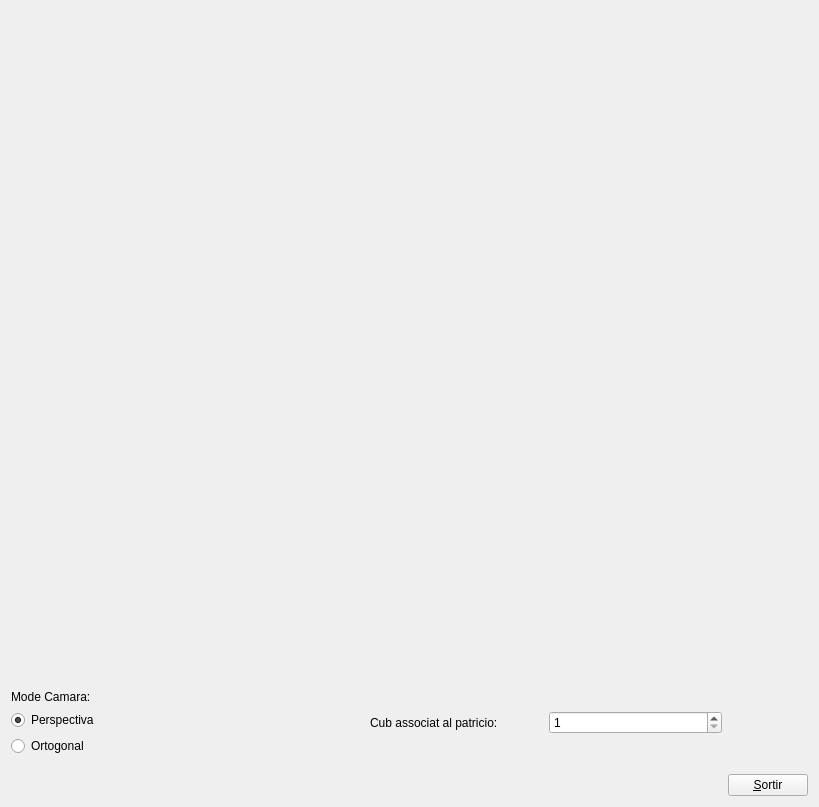
<?xml version="1.0" encoding="UTF-8"?>
<ui version="4.0">
 <class>MyForm</class>
 <widget class="QWidget" name="MyForm">
  <property name="geometry">
   <rect>
    <x>0</x>
    <y>0</y>
    <width>819</width>
    <height>807</height>
   </rect>
  </property>
  <property name="windowTitle">
   <string>IDI-Lab</string>
  </property>
  <layout class="QGridLayout" name="gridLayout">
   <item row="0" column="0">
    <layout class="QVBoxLayout" name="verticalLayout_4">
     <item>
      <widget class="MyGLWidget" name="widget" native="true">
       <property name="sizePolicy">
        <sizepolicy hsizetype="Expanding" vsizetype="Expanding">
         <horstretch>0</horstretch>
         <verstretch>0</verstretch>
        </sizepolicy>
       </property>
       <property name="minimumSize">
        <size>
         <width>50</width>
         <height>50</height>
        </size>
       </property>
      </widget>
     </item>
     <item>
      <layout class="QHBoxLayout" name="horizontalLayout">
       <item>
        <layout class="QVBoxLayout" name="verticalLayout_3">
         <item>
          <widget class="QLabel" name="label">
           <property name="text">
            <string>Mode Camara:</string>
           </property>
          </widget>
         </item>
         <item>
          <widget class="QRadioButton" name="radioButton">
           <property name="text">
            <string>Perspectiva</string>
           </property>
           <property name="checked">
            <bool>true</bool>
           </property>
          </widget>
         </item>
         <item>
          <widget class="QRadioButton" name="radioButton_2">
           <property name="text">
            <string>Ortogonal</string>
           </property>
          </widget>
         </item>
         <item>
          <spacer name="verticalSpacer_2">
           <property name="orientation">
            <enum>Qt::Vertical</enum>
           </property>
           <property name="sizeType">
            <enum>QSizePolicy::Minimum</enum>
           </property>
           <property name="sizeHint" stdset="0">
            <size>
             <width>20</width>
             <height>40</height>
            </size>
           </property>
          </spacer>
         </item>
        </layout>
       </item>
       <item>
        <layout class="QVBoxLayout" name="verticalLayout_2">
         <item>
          <layout class="QHBoxLayout" name="horizontalLayout_2">
           <item>
            <widget class="QLabel" name="label_2">
             <property name="text">
              <string>Cub associat al patricio:</string>
             </property>
            </widget>
           </item>
           <item>
            <widget class="QSpinBox" name="spinBox">
             <property name="minimum">
              <number>1</number>
             </property>
             <property name="maximum">
              <number>3</number>
             </property>
            </widget>
           </item>
          </layout>
         </item>
         <item>
          <spacer name="verticalSpacer_3">
           <property name="orientation">
            <enum>Qt::Vertical</enum>
           </property>
           <property name="sizeType">
            <enum>QSizePolicy::Minimum</enum>
           </property>
           <property name="sizeHint" stdset="0">
            <size>
             <width>20</width>
             <height>40</height>
            </size>
           </property>
          </spacer>
         </item>
        </layout>
       </item>
      </layout>
     </item>
    </layout>
   </item>
   <item row="0" column="1">
    <layout class="QVBoxLayout" name="verticalLayout">
     <item>
      <spacer name="verticalSpacer">
       <property name="orientation">
        <enum>Qt::Vertical</enum>
       </property>
       <property name="sizeHint" stdset="0">
        <size>
         <width>20</width>
         <height>40</height>
        </size>
       </property>
      </spacer>
     </item>
     <item>
      <widget class="QPushButton" name="pushButton">
       <property name="sizePolicy">
        <sizepolicy hsizetype="Fixed" vsizetype="Fixed">
         <horstretch>0</horstretch>
         <verstretch>0</verstretch>
        </sizepolicy>
       </property>
       <property name="text">
        <string>&amp;Sortir</string>
       </property>
      </widget>
     </item>
    </layout>
   </item>
  </layout>
 </widget>
 <customwidgets>
  <customwidget>
   <class>MyGLWidget</class>
   <extends>QWidget</extends>
   <header>MyGLWidget.h</header>
   <container>1</container>
   <slots>
    <signal>setInt(int)</signal>
    <signal>setPerspectiva()</signal>
    <signal>setOrtogonal()</signal>
    <slot>changeCamara(bool)</slot>
    <slot>changeCub(int)</slot>
   </slots>
  </customwidget>
 </customwidgets>
 <resources/>
 <connections>
  <connection>
   <sender>pushButton</sender>
   <signal>clicked()</signal>
   <receiver>MyForm</receiver>
   <slot>close()</slot>
   <hints>
    <hint type="sourcelabel">
     <x>808</x>
     <y>796</y>
    </hint>
    <hint type="destinationlabel">
     <x>818</x>
     <y>529</y>
    </hint>
   </hints>
  </connection>
  <connection>
   <sender>spinBox</sender>
   <signal>valueChanged(int)</signal>
   <receiver>widget</receiver>
   <slot>changeCub(int)</slot>
   <hints>
    <hint type="sourcelabel">
     <x>583</x>
     <y>711</y>
    </hint>
    <hint type="destinationlabel">
     <x>308</x>
     <y>59</y>
    </hint>
   </hints>
  </connection>
  <connection>
   <sender>widget</sender>
   <signal>setInt(int)</signal>
   <receiver>spinBox</receiver>
   <slot>setValue(int)</slot>
   <hints>
    <hint type="sourcelabel">
     <x>308</x>
     <y>59</y>
    </hint>
    <hint type="destinationlabel">
     <x>583</x>
     <y>711</y>
    </hint>
   </hints>
  </connection>
  <connection>
   <sender>widget</sender>
   <signal>setPerspectiva()</signal>
   <receiver>radioButton</receiver>
   <slot>click()</slot>
   <hints>
    <hint type="sourcelabel">
     <x>170</x>
     <y>622</y>
    </hint>
    <hint type="destinationlabel">
     <x>147</x>
     <y>711</y>
    </hint>
   </hints>
  </connection>
  <connection>
   <sender>widget</sender>
   <signal>setOrtogonal()</signal>
   <receiver>radioButton_2</receiver>
   <slot>click()</slot>
   <hints>
    <hint type="sourcelabel">
     <x>214</x>
     <y>638</y>
    </hint>
    <hint type="destinationlabel">
     <x>219</x>
     <y>744</y>
    </hint>
   </hints>
  </connection>
  <connection>
   <sender>radioButton</sender>
   <signal>toggled(bool)</signal>
   <receiver>widget</receiver>
   <slot>changeCamara(bool)</slot>
   <hints>
    <hint type="sourcelabel">
     <x>263</x>
     <y>700</y>
    </hint>
    <hint type="destinationlabel">
     <x>267</x>
     <y>603</y>
    </hint>
   </hints>
  </connection>
 </connections>
</ui>
